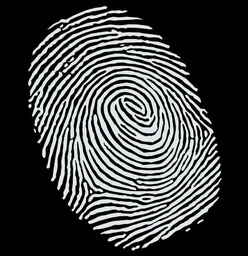
#> input picture Assignment-6/ab.jpg, 248 x 256 px, shrunk from 900 x 930 before the run, found by its file name
$ python morphologicalOperations.py
#> lines starting #> are read from the running program, lines starting #| are printed output that depends on the picture; after the words box and inside, x2 and y2 are one past the last pixel; in counts of white or black regions, pixels touching at a corner belong together
import cv2
import numpy as np
import matplotlib.pyplot as plt


def main():
    img = plt.imread('ab.jpg')
#> img is the input picture: shape (256, 248, 3); mean R, G, B 66.4, 67.7, 68.3
    print(img.shape)
#| (256, 248, 3)
    grayscale = cv2.cvtColor(img,cv2.COLOR_RGB2GRAY)
    print(grayscale.shape)
#| (256, 248)
    _,binaryImg = cv2.threshold(grayscale,127,255,cv2.THRESH_BINARY)
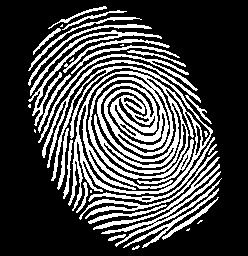
#> binaryImg: shape (256, 248); 27.6% white; 37 white regions (10 under 20 px), largest, box (x1, y1, x2, y2) and area: (51, 66, 213, 211) 8247, (28, 30, 162, 126) 1067, (42, 60, 201, 168) 846

    '''Structuring Elements'''

    structuringElement = np.ones((5,5), np.uint8)
    print('Structuring Element:','{}'.format(structuringElement))

    erosionImg = cv2.erode(binaryImg,structuringElement,iterations=1)
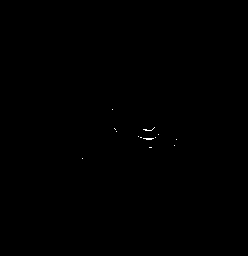
#> erosionImg: shape (256, 248); 0.07% white in thin lines or dots, all inside (x1, y1, x2, y2) = (82, 109, 177, 159)
    process_img1 = erosion(binaryImg,structuringElement)
#> in erosion, `binaryImg = np.pad(binaryImg,padding,constant_values=0)`:
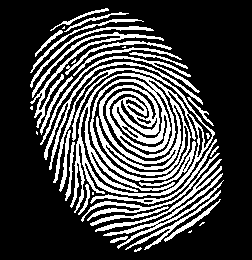
#> binaryImg: shape (260, 252); 26.7% white; 37 white regions (10 under 20 px), largest, box (x1, y1, x2, y2) and area: (53, 68, 215, 213) 8247, (30, 32, 164, 128) 1067, (44, 62, 203, 170) 846
    dilationImg = cv2.dilate(binaryImg,structuringElement,iterations=1)
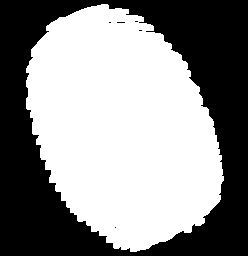
#> dilationImg: shape (256, 248); 55.5% white; 6 black regions (5 under 20 px), largest, box (x1, y1, x2, y2) and area: (0, 0, 248, 256) 28247
    process_img2 = dilation(binaryImg,structuringElement)
    openingImg = cv2.morphologyEx(binaryImg, cv2.MORPH_OPEN,structuringElement)
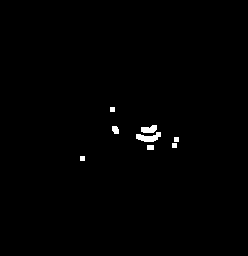
#> openingImg: shape (256, 248); 0.68% white; 8 white regions, largest, box (x1, y1, x2, y2) and area: (136, 132, 161, 142) 150, (141, 125, 157, 133) 98, (112, 126, 119, 134) 47
    process_img3 = opening(binaryImg,structuringElement)
#> in dilation (call 2), `binaryImg = np.pad(binaryImg,padding,constant_values=0)`: binaryImg: shape (260, 252); 0.07% white in thin lines or dots, all inside (x1, y1, x2, y2) = (84, 111, 179, 161)
    closingImg = cv2.morphologyEx(binaryImg, cv2.MORPH_CLOSE,structuringElement)
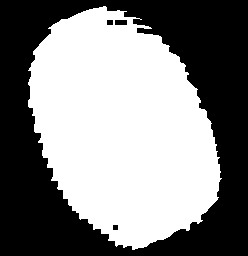
#> closingImg: shape (256, 248); 52% white; 4 black regions, box (x1, y1, x2, y2) and area: (0, 0, 248, 256) 30333, (115, 20, 127, 25) 60, (107, 20, 113, 25) 30, (113, 225, 118, 230) 25
    process_img4 = closing(binaryImg,structuringElement)


    img_set = [binaryImg,erosionImg,process_img1,dilationImg,process_img2,openingImg,process_img3,closingImg,process_img4]
    title_set = ['Binary Image','Built-in Erosion Image','Custom Erosion Image','Dilation Image','Dilation Image-2','Opening Image','Opening Image-2','Closing Image','Closing Image-2']


    img_plt(img_set,title_set)

def erosion(binaryImg,structuringElement):
    r,c = binaryImg.shape
    m,n =  structuringElement.shape
    padding = (m-1)//2
    process_img = np.zeros((r,c),dtype=np.uint8)
    binaryImg = np.pad(binaryImg,padding,constant_values=0)
    for i in range(r):
        for j in range(c):
            res = np.sum(binaryImg[i:i+m,j:j+n]*structuringElement)
            if res == 255 * (m*n):
                process_img[i,j] =  255
    return process_img

def dilation(binaryImg,structuringElement):
    r,c = binaryImg.shape
    m,n =  structuringElement.shape
    padding = (m-1)//2
    process_img = np.zeros((r,c),dtype=np.uint8)
    binaryImg = np.pad(binaryImg,padding,constant_values=0)

    for i in range(r):
        for j in range(c):
            res = np.sum(binaryImg[i:i+m,j:j+n]*structuringElement)
            if res > 0:
                process_img[i,j] =  255
    return process_img
def opening(binaryImg,structuringElement):
    process_img1 = erosion(binaryImg,structuringElement)
    process_img2 = dilation(process_img1,structuringElement)
    return process_img2

def closing(binaryImg,structuringElement):
    process_img1= dilation(binaryImg,structuringElement)
    process_img2 = erosion(process_img1,structuringElement)
#> in erosion (call 3), `binaryImg = np.pad(binaryImg,padding,constant_values=0)`:
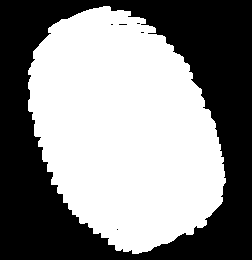
#> binaryImg: shape (260, 252); 53.8% white; 6 black regions (5 under 20 px), largest, box (x1, y1, x2, y2) and area: (0, 0, 252, 260) 30279
    return process_img2


def img_plt(img_set,title_set):
    ln = len(img_set)
#> ln = 9
    plt.figure(figsize=(20,20))
    for i in range(ln):
        ch = len(img_set[i].shape)
        plt.subplot(3,3,i+1)
        if ch == 3 :
            plt.imshow(img_set[i])
        else :
            plt.imshow(img_set[i],cmap='gray')
        plt.title(title_set[i])
    plt.show();


if __name__  == '__main__':
    main()
